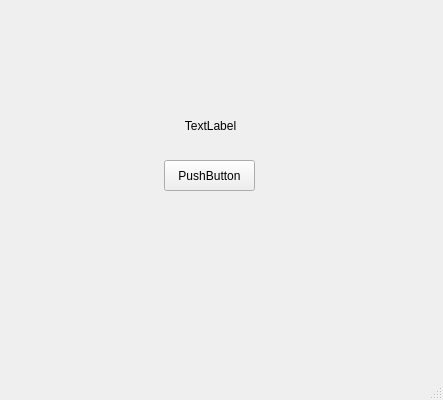
<?xml version="1.0" encoding="UTF-8"?>
<ui version="4.0">
 <class>MainWindow</class>
 <widget class="QMainWindow" name="MainWindow">
  <property name="geometry">
   <rect>
    <x>0</x>
    <y>0</y>
    <width>443</width>
    <height>400</height>
   </rect>
  </property>
  <property name="windowTitle">
   <string>MainWindow</string>
  </property>
  <widget class="QWidget" name="centralwidget">
   <widget class="QPushButton" name="pushButton">
    <property name="geometry">
     <rect>
      <x>164</x>
      <y>160</y>
      <width>91</width>
      <height>31</height>
     </rect>
    </property>
    <property name="text">
     <string>PushButton</string>
    </property>
   </widget>
   <widget class="QLabel" name="label">
    <property name="geometry">
     <rect>
      <x>170</x>
      <y>110</y>
      <width>81</width>
      <height>31</height>
     </rect>
    </property>
    <property name="text">
     <string>TextLabel</string>
    </property>
    <property name="alignment">
     <set>Qt::AlignCenter</set>
    </property>
   </widget>
  </widget>
  <widget class="QMenuBar" name="menubar">
   <property name="geometry">
    <rect>
     <x>0</x>
     <y>0</y>
     <width>443</width>
     <height>22</height>
    </rect>
   </property>
  </widget>
  <widget class="QStatusBar" name="statusbar"/>
 </widget>
 <resources/>
 <connections/>
</ui>
